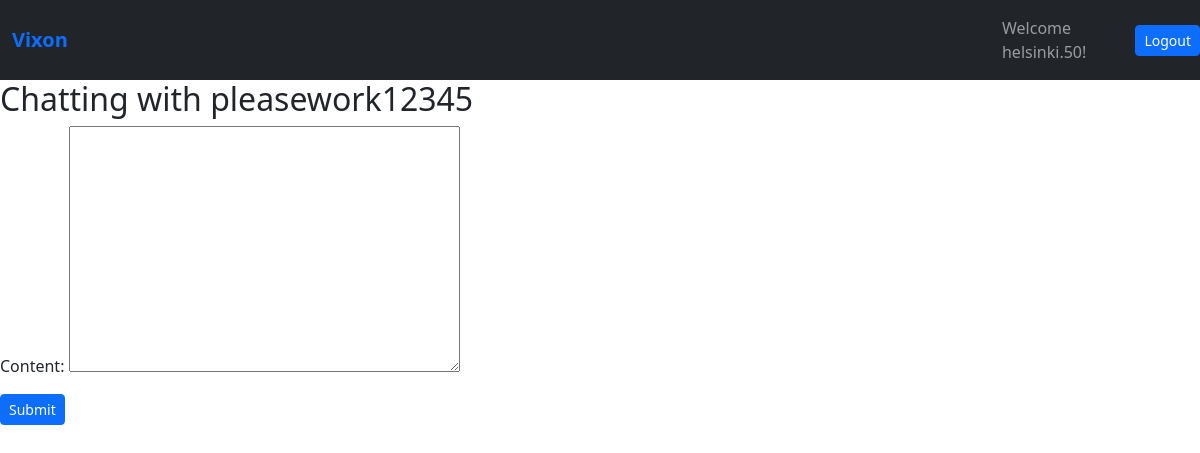
/chat/pleasework12345 (signed in), run on an earlier commit of the app's database.
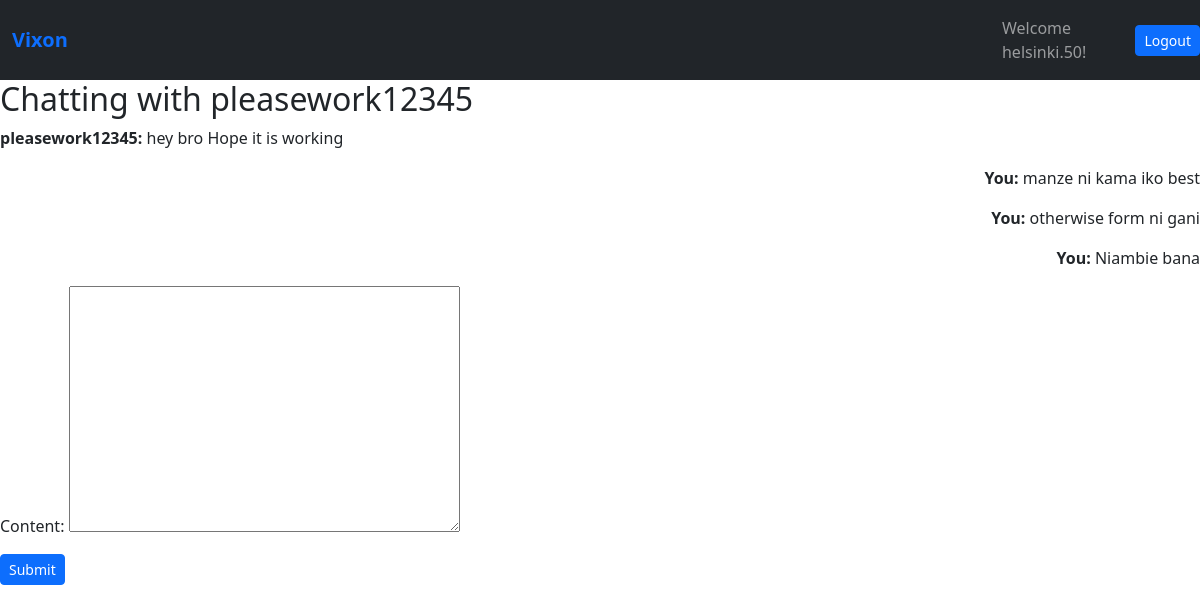
And on a later commit of the database.
### learnedapp/models.py (models this page shows, shortened)
class Messages(models.Model):
    sender = models.ForeignKey(User, on_delete=models.CASCADE, related_name='sent_messages')
    reciever = models.ForeignKey(User, on_delete=models.CASCADE, related_name='recieved_messages')
    content = models.TextField()
    timestamp = models.DateTimeField(auto_now_add=True)
    is_read = models.BooleanField(default=False)

### learnedapp/views.py (the view)
# urls.py: path('chat/<str:username>', views.chat, name='chat'),
@login_required
def chat(request, username):
    if request.user.username == username:
        return redirect('profile')
    reciever = get_object_or_404(User, username=username) #User.objects.get(username=username)
    messages = Messages.objects.filter(
        sender__in = [request.user, reciever],
        reciever__in = [request.user, reciever]
    ).order_by('timestamp')
    Messages.objects.filter(
        sender = reciever,
        reciever = request.user,
        is_read = False
    ).update(is_read=True)
    if request.method == 'POST':
        form = MessageForm(request.POST)
        if form.is_valid():
            msg = form.save(commit=False)
            msg.sender = request.user
            msg.reciever = reciever
            msg.save()
            return redirect('chat', username=reciever.username)
    else:
        form = MessageForm()
    context = {'messages': messages, 'form': form, 'reciever': reciever}
    return render(request, 'learnedapp/chat.html', context)

### learnedapp/forms.py
class MessageForm(forms.ModelForm):
    class Meta:
        model = Messages
        fields = ['content']

### learnedapp/templates/learnedapp/chat.html (shortened to what this page needs)
{% extends 'learnedapp/base.html' %}
{% block content %}
<h2>Chatting with {{ reciever.username }}</h2>
{% for message in messages %}
    {% if message.sender == request.user %}
        <p style="text-align:right;">
            <strong>You:</strong> {{ message.content }}
        </p>
    {% else %}
        <p>
            <strong>{{ message.sender.username }}:</strong> {{ message.content }}
        </p>
    {% endif %}
{% endfor %}
<form method="post">
    {{ form.as_p}}
    <button type="submit" class="btn btn-sm btn-primary">Submit</button>
</form>
{% endblock %}

### learnedapp/templates/learnedapp/base.html (shortened to what this page needs)
{% load static %}
<!DOCTYPE html>
<html lang="en">
<head>
    <link rel="stylesheet" href="{% static 'css/bootstrap.min.css' %}">
</head>
<body>
        <nav class="navbar navbar-expand-lg navbar-dark bg-dark">
  <div class="container">
    <a class="navbar-brand text-primary fw-bold" href="/">Vixon</a>
   </div>
    <div class="ms-auto d-flex align-items-center" style="flex-direction: row;">
        {% if user.is_authenticated %}
            <span class="navbar-text me-3 ">Welcome {{ user.username }}!</span>
            <form action="{% url 'logout' %}" method="POST" style="display: inline;">
                <button type="submit" class="btn btn-sm btn-primary">Logout</button>
            </form>
        </div>
        </nav>
        {% else %}
            <a href="{% url 'login'%}" class="btn btn-sm btn-outline-light me-2">Login</a>
            <a href="{% url 'register' %}" class="btn btn-sm btn-primary">Sign <span>Up</span></a>
        </div>
        </nav>
        {% endif %}
    {% block content %}
    {% endblock %}
</body>
</html>

What changed in the data, as far as the page shows it:
added Messages: sender.username "pleasework12345", content "hey bro Hope it is working"
added Messages: content "manze ni kama iko best"
added Messages: content "otherwise form ni gani"
added Messages: content "Niambie bana"
